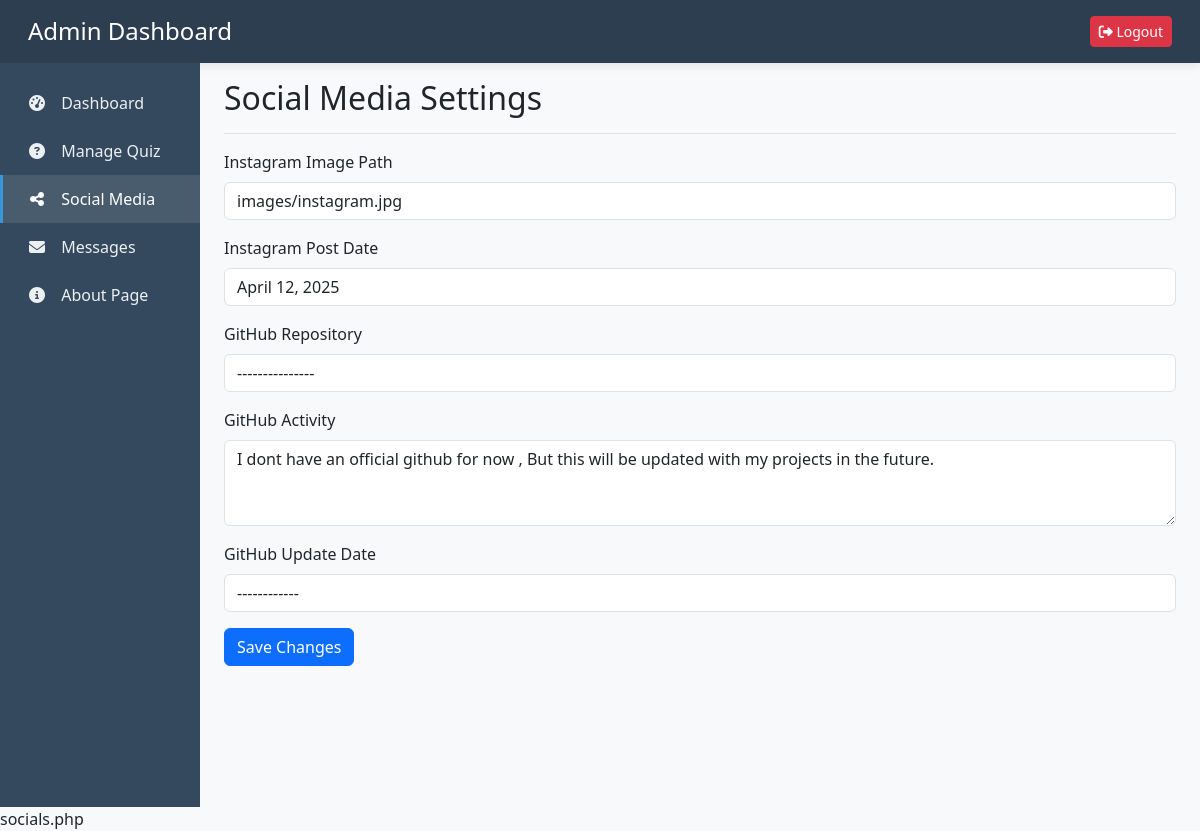
/project/admin/adminsocials.php (signed in), run on the app's committed database.
### tables this page shows
CREATE TABLE `social_settings` (
  `id` int NOT NULL,
  `settings` text NOT NULL,
  `updated_at` timestamp NOT NULL DEFAULT CURRENT_TIMESTAMP ON UPDATE CURRENT_TIMESTAMP
);

### project/admin/adminsocials.php (the view, shortened to what this page needs)
<?php
require_once 'config/db.php';
$stmt = $pdo->prepare("SELECT * FROM social_settings LIMIT 1");
$stmt->execute();
$settings = $stmt->fetch();
$socialData = $settings ? json_decode($settings['settings'], true) : [
    'instagram_image' => 'images/instagram.jpg',
    'instagram_date' => date('F j, Y'),
    'github_repo' => 'portfolio-site',
    'github_activity' => "Updated contact form\nImproved mobile layout",
    'github_date' => date('F j, Y')
];
?>
<!DOCTYPE html>
<html lang="en">
<head>
    <link href="https://cdn.jsdelivr.net/npm/bootstrap@5.3.0/dist/css/bootstrap.min.css" rel="stylesheet">
    <link rel="stylesheet" href="https://cdnjs.cloudflare.com/ajax/libs/font-awesome/6.4.0/css/all.min.css">
</head>
<body>
    <header class="admin-header">
        <div class="container-fluid d-flex justify-content-between align-items-center">
            <h4 class="mb-0">Admin Dashboard</h4>
            <div>
                <a href="login.php" class="btn btn-sm btn-danger">
                    <i class="fas fa-sign-out-alt"></i> Logout
                </a>
            </div>
        </div>
    </header>
    <div class="container-fluid">
        <div class="row">
            <nav class="col-md-2 d-none d-md-block sidebar">
                <div class="sidebar-sticky pt-3">
                    <ul class="nav flex-column">
                        <li class="nav-item">
                            <a class="nav-link" href="dashboard.php">
                                <i class="fas fa-tachometer-alt"></i> Dashboard
                            </a>
                        </li>
                        <li class="nav-item">
                            <a class="nav-link" href="adminquiz.php">
                                <i class="fas fa-question-circle"></i> Manage Quiz
                            </a>
                        </li>
                        <li class="nav-item">
                            <a class="nav-link active" href="adminsocials.php">
                                <i class="fas fa-share-alt"></i> Social Media
                            </a>
                        </li>
                        <li class="nav-item">
                            <a class="nav-link" href="readcontact.php">
                                <i class="fas fa-envelope"></i> Messages
                            </a>
                        </li>
                        <li class="nav-item">
                            <a class="nav-link" href="aboutedit.php">
                                <i class="fas fa-info-circle"></i> About Page
                            </a>
                        </li>
                    </ul>
                </div>
            </nav>
            <main class="col-md-9 ms-sm-auto col-lg-10 px-md-4">
        <div class="d-flex justify-content-between flex-wrap flex-md-nowrap align-items-center pt-3 pb-2 mb-3 border-bottom">
            <h1 class="h2">Social Media Settings</h1>
        </div>
        <form method="POST">
            <div class="mb-3">
                <label class="form-label">Instagram Image Path</label>
                <input type="text" class="form-control" name="instagram_image"
                       value="<?= htmlspecialchars($socialData['instagram_image']) ?>" required>
            </div>
            <div class="mb-3">
                <label class="form-label">Instagram Post Date</label>
                <input type="text" class="form-control" name="instagram_date"
                       value="<?= htmlspecialchars($socialData['instagram_date']) ?>" required>
            </div>
            <div class="mb-3">
                <label class="form-label">GitHub Repository</label>
                <input type="text" class="form-control" name="github_repo"
                       value="<?= htmlspecialchars($socialData['github_repo']) ?>" required>
            </div>
            <div class="mb-3">
                <label class="form-label">GitHub Activity</label>
                <textarea class="form-control" name="github_activity" rows="3" required><?=
                    htmlspecialchars($socialData['github_activity']) ?></textarea>
            </div>
            <div class="mb-3">
                <label class="form-label">GitHub Update Date</label>
                <input type="text" class="form-control" name="github_date"
                       value="<?= htmlspecialchars($socialData['github_date']) ?>" required>
            </div>
            <button type="submit" class="btn btn-primary">Save Changes</button>
        </form>
    </main>
        </div>
    </div>
</body>
</html>

### project/admin/adminsocials.php (style rules this page uses)
:root { --primary-color: #2c3e50; --secondary-color: #34495e; --accent-color: #3498db; --danger-color: #e74c3c; --light-color: #ecf0f1; }
body { font-family: 'Segoe UI', Tahoma, Geneva, Verdana, sans-serif; background-color: #f8f9fa; }
.admin-header { background: var(--primary-color); color: white; padding: 1rem; box-shadow: 0 2px 10px rgba(0, 0, 0, 0.1); }
.sidebar { background: var(--secondary-color); color: white; min-height: calc(100vh - 56px); padding: 0; }
.sidebar .nav-link { color: var(--light-color); padding: 0.75rem 1.5rem; border-left: 3px solid transparent; transition: all 0.3s; }
.sidebar .nav-link:hover, .sidebar .nav-link.active { background: rgba(255, 255, 255, 0.1); border-left: 3px solid var(--accent-color); color: white; }
.sidebar .nav-link i { margin-right: 10px; width: 20px; text-align: center; }

### data on the page
social_settings: instagram_image "images/instagram.jpg", instagram_date "April 12, 2025", github_repo "---------------", github_activity "I dont have an official github for now , But this will be updated with my projects in the future.", github_date "------------"
